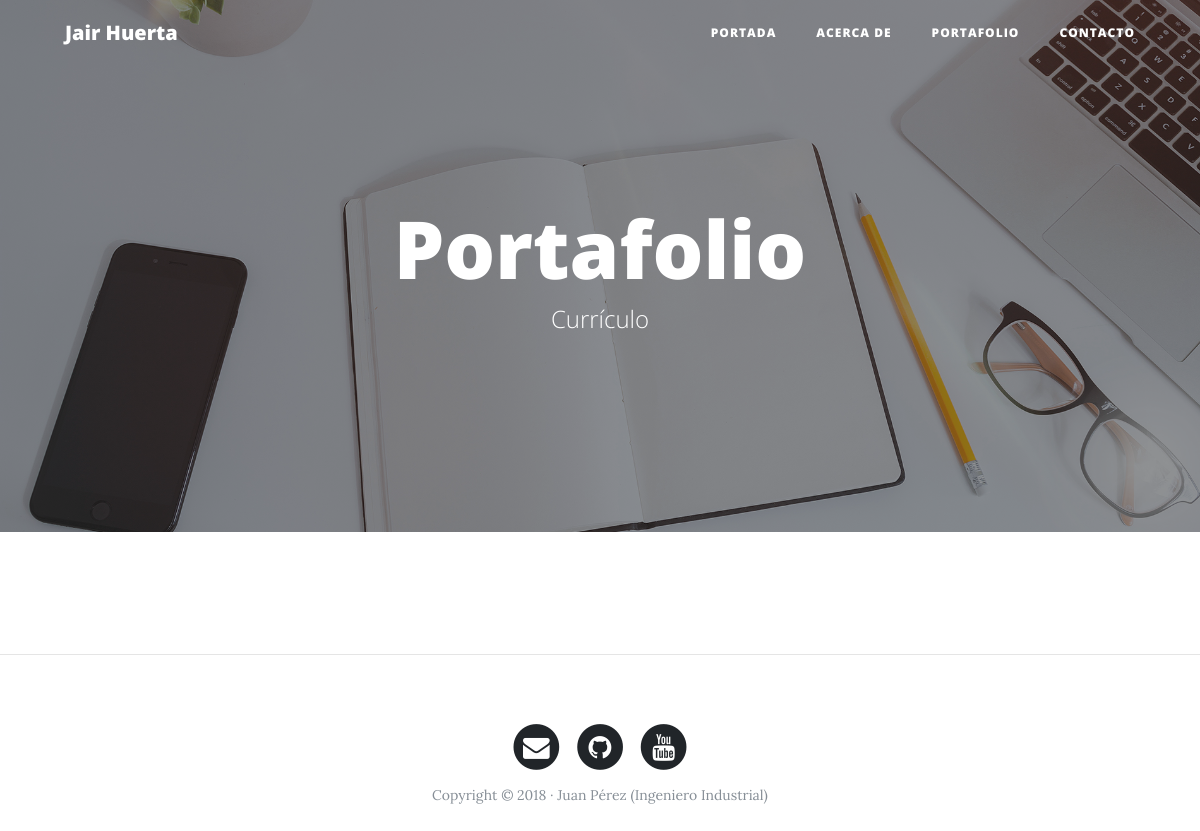
Page /portfolio/ on the earlier database version.
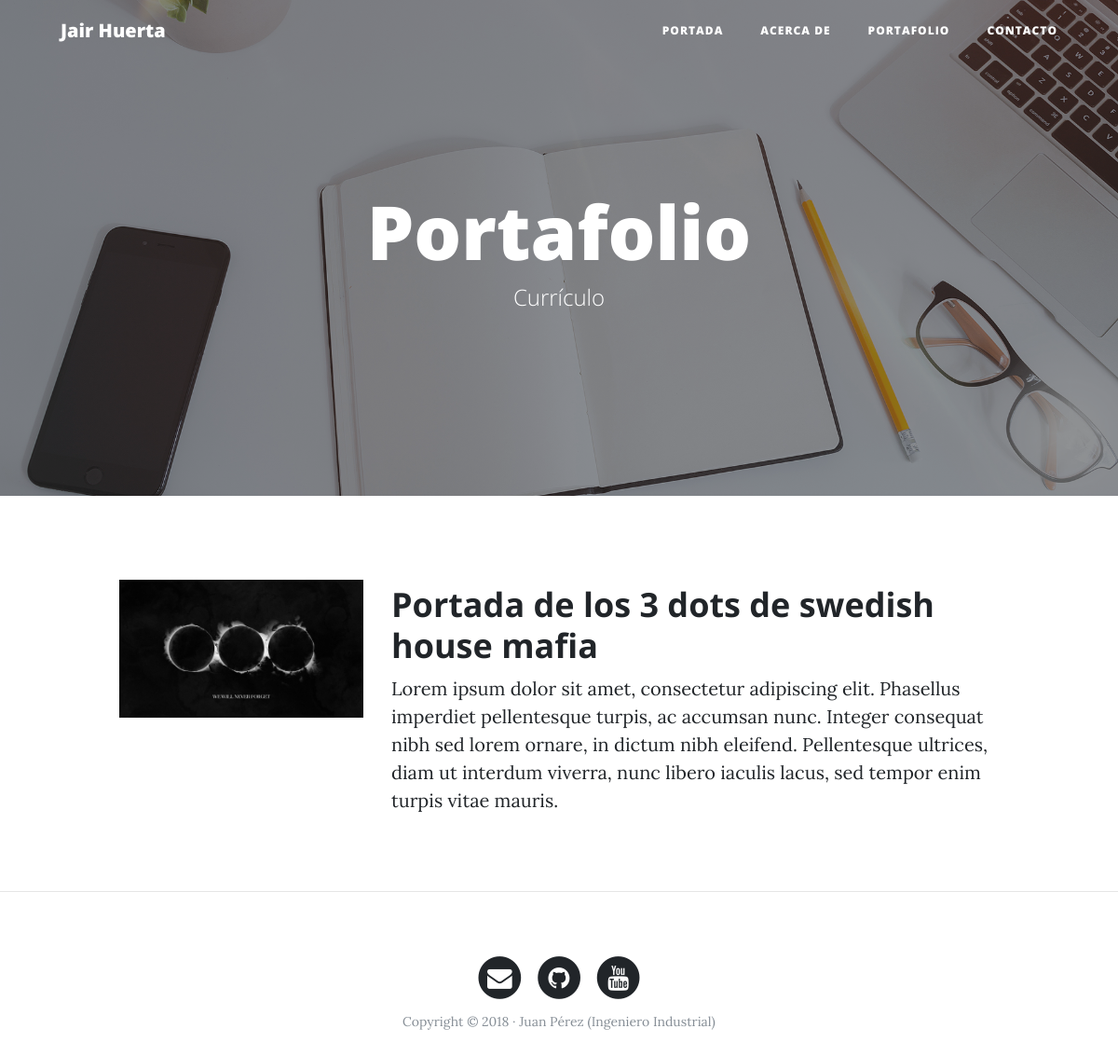
Same page on the later database version.
### portfolio/models.py (models this page shows, shortened)
class Project(models.Model):
    title = models.CharField(max_length=200, verbose_name="Titulo")
    description = models.TextField(verbose_name="Descripcion")
    image = models.ImageField(verbose_name="Imagen", upload_to="projects")
    link = models.URLField(verbose_name="Direccion web", null=True, blank=True)
    created = models.DateTimeField(auto_now_add=True, verbose_name="Fecha de creación")
    updated = models.DateTimeField(auto_now=True, verbose_name="Fecha de edición")
    class Meta:
        verbose_name = "Proyecto"
        verbose_name_plural = "Proyectos"
        ordering = ["-created"]

### portfolio/views.py (the view)
# urls.py: path('portfolio/', portfolio_views.portfolio, name="portfolio"),
def portfolio(request):
    projects = Project.objects.all()
    return render(request, "portfolio/portfolio.html",{'projects':projects})

### portfolio/templates/portfolio/portfolio.html (shortened to what this page needs)
{% extends 'core/base.html' %}
{% block background %}{% load static %}{% static 'core/img/portfolio-bg.jpg' %}{% endblock %}
{% block headers %}
<h1>Portafolio</h1>
 <span class="subheading">Currículo</span>
{% endblock %}
{% block content %}
	{% for project in projects %}
	      <div class="row project">
	      	<div class="col-lg-3 col-md-4 offset-lg-1">
			      <img class="img-fluid" src="{{project.image.url}}" alt="">
	      	</div>
	        <div class="col-lg-7 col-md-8">
	      		<h2 class="section-heading title">{{project.title}}</h2>
	          <p>{{project.description}}</p>
	      	</div>
	      </div>
	{% endfor %}
{% endblock %}

Differences in the rows shown:
added Project: image (picture), title "Portada de los 3 dots de swedish house mafia", description "Lorem ipsum dolor sit amet, consectetur adipiscing elit. Phasellus imperdiet pellentesque turpis, ac accumsan nunc. Integer consequat nibh sed lorem ornare, in dictum nibh eleifend. Pellentesque ultrices, diam ut interdum viverra, nunc libero iaculis lacus, sed tempor enim turpis vitae mauris."
